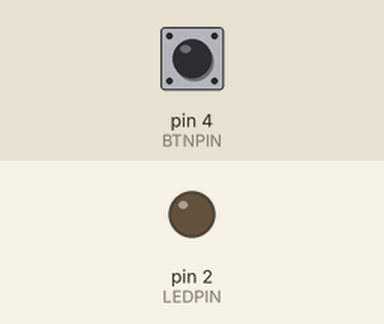
Recording of a sketch running on a simulated Arduino Uno, built with avr-gcc and run on an emulated ATmega328P. Shown: output pins drawn as LEDs (lit = HIGH). Inputs (shaded band) come from the test bench; at power-on: pin 4 (BTNPIN) HIGH.

Above: at 1.2 s.
1.3 s: pin 4 (BTNPIN) pulled LOW for 0.15 s
At 1.37 s:
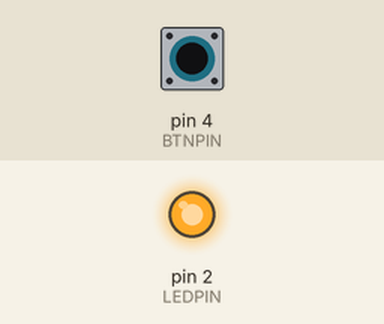
2.9 s: pin 4 (BTNPIN) pulled LOW for 3.2 s
At 6.7 s:
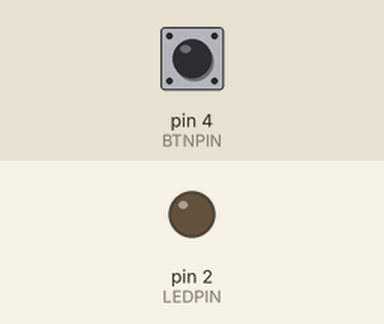
Timing chart, 0 to 8.2 s (numbered marks = the images above; inputs shaded):
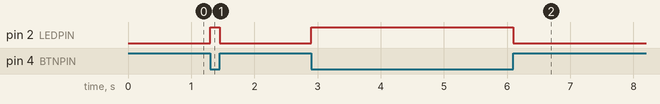

The sketch:

button-pull-up.ino
```cpp
// LED pin
#define LEDPIN  2
// Button pin
#define BTNPIN  4

void setup()
{
  // Konfigurasi GPIO pin sebagai output untuk LED on-board
  pinMode(LEDPIN, OUTPUT);
  // Konfigurasi GPIO pin sebagai input untuk button
  pinMode(BTNPIN, INPUT);
}

void loop()
{
  if (digitalRead(BTNPIN) == LOW) // Jika button ditekan (active-low)
  {
    // Nyalakan LED on-board
    digitalWrite(LEDPIN, HIGH);
  }
  else
  {
    // Matikan LED on-board
    digitalWrite(LEDPIN, LOW);
  }
}
```

Measured:
- after the input at 1.3 s, pin 2 (LEDPIN): LOW → HIGH at once, → LOW 0.15 s later
- after the input at 2.9 s, pin 2 (LEDPIN): LOW → HIGH at once, → LOW 3.2 s later
